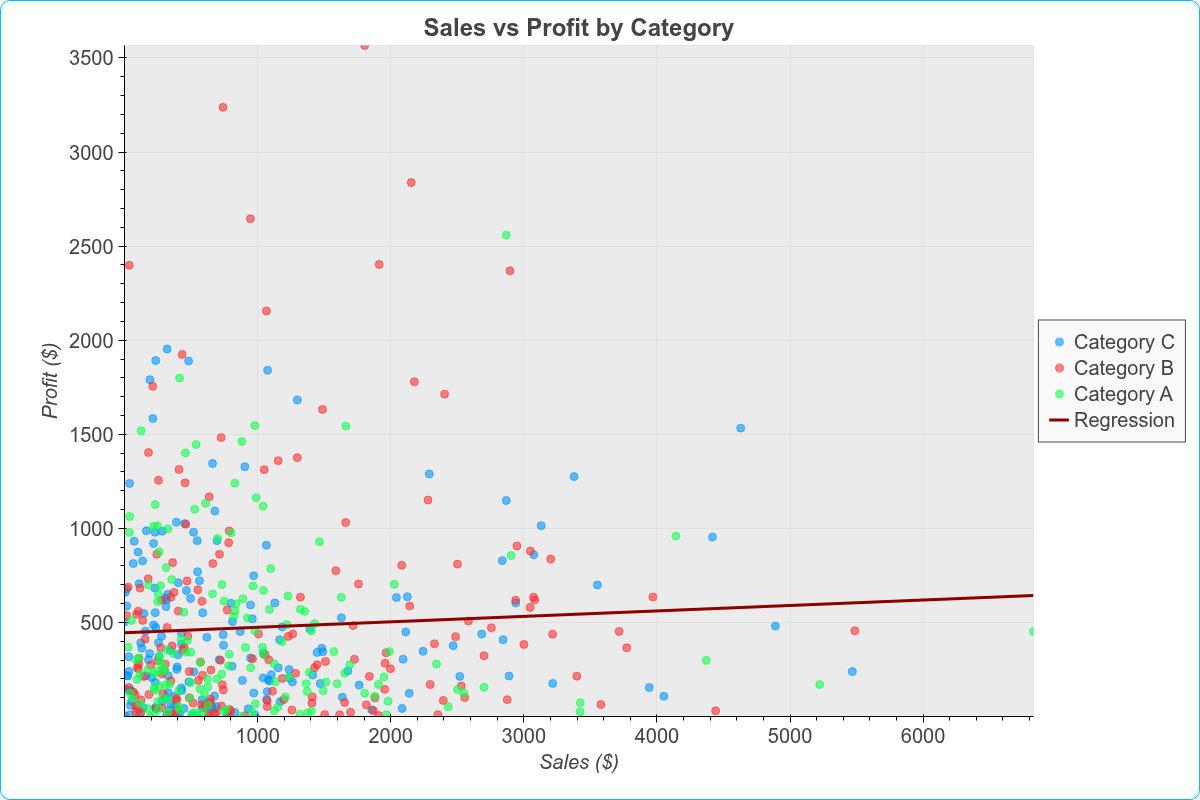

Reproduce this figure in Python.
import bokeh_rocks as br
from bokeh.plotting import figure, show
import numpy as np
import pandas as pd
import numpy as np
import pandas as pd
np.random.seed(123)
categories = np.random.choice(['Category A', 'Category B', 'Category C'], 500)
df2 = pd.DataFrame({
    'sales': np.random.exponential(1000, 500),
    'profit': np.random.exponential(500, 500),
    'category': categories
})

p2 = br.scatter(
    df2,
    x='sales',
    y='profit',
    color_by='category',
    title='Sales vs Profit by Category',
    xlabel='Sales ($)',
    ylabel='Profit ($)',
    regression=True,
    regression_color='darkred',
    regression_width=3,
    size=8,
    alpha=0.6,
    palette=['#0096FF', '#FF3131', '#0FFF50'],
    width=1200,
    height=800,
    save=1,
    output_path='output/scatter_example_02'
)



show(p2)
br.save_plot(p2, 'output/scatter_05')
